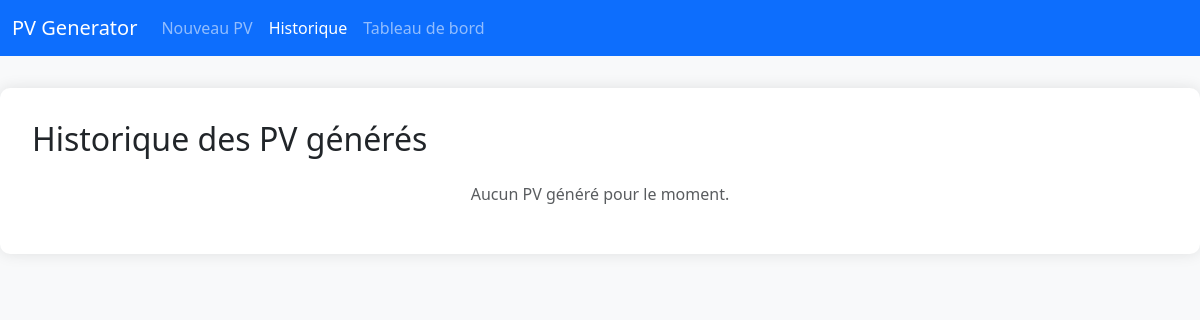
Before: /history (signed in) with the older database file.
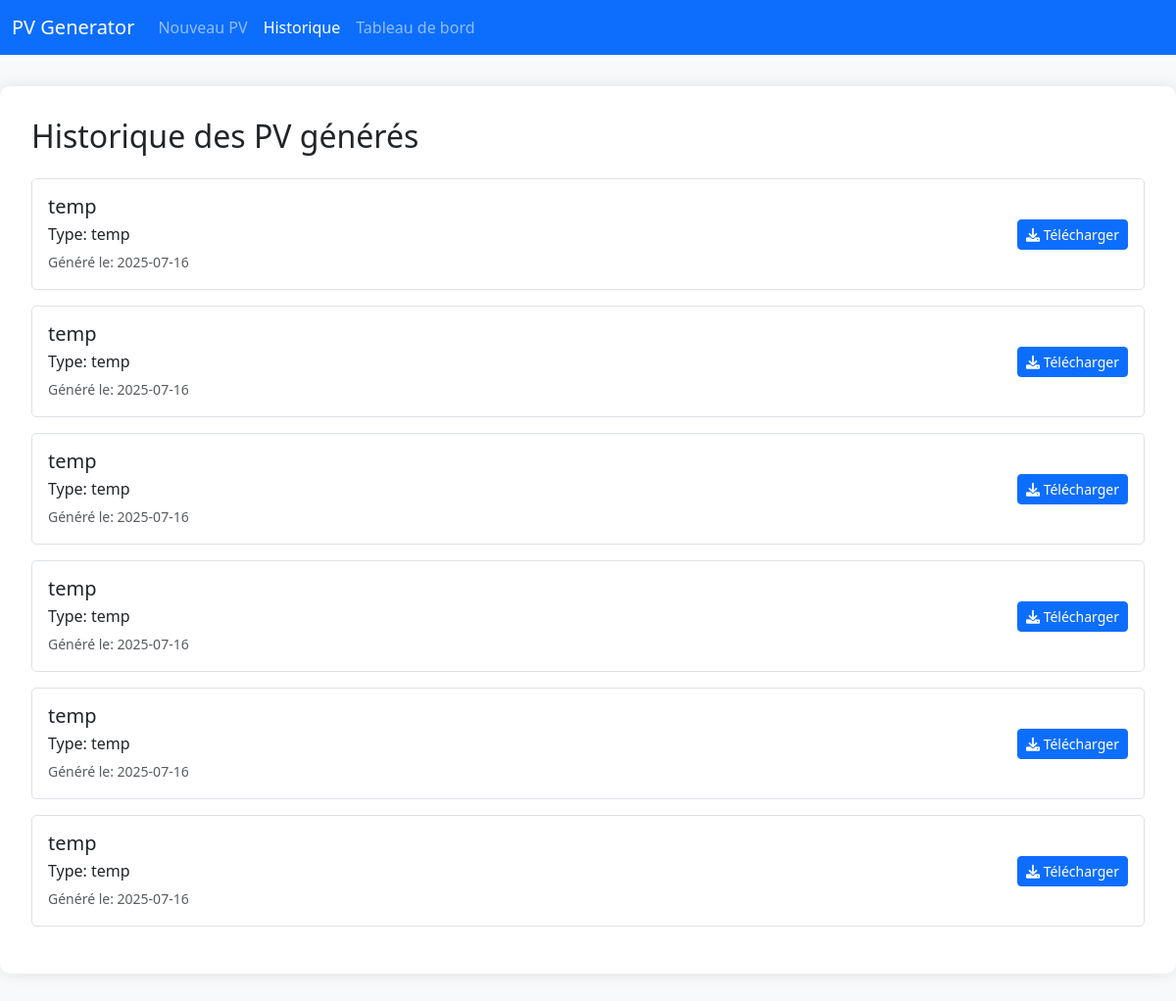
After: the same page with the newer database file.
### tables this page shows
CREATE TABLE pv_history
                 (id INTEGER PRIMARY KEY AUTOINCREMENT,
                  username TEXT NOT NULL,
                  date_creation TEXT NOT NULL,
                  type_societe TEXT NOT NULL,
                  nom_entreprise TEXT NOT NULL,
                  filename TEXT NOT NULL);

### app.py (the view)
@app.route('/history')
def history():
    if 'username' not in session:
        return redirect(url_for('login'))
    try:
        conn = sqlite3.connect(DB_PATH)
        c = conn.cursor()
        c.execute('SELECT date_creation, type_societe, nom_entreprise, filename FROM pv_history WHERE username = ? ORDER BY date_creation DESC',
                 (session['username'],))
        history = c.fetchall()
        conn.close()
        return render_template('history.html', history=history)
    except Exception as e:
        return render_template('history.html', error=str(e))

### templates/history.html (shortened to what this page needs)
<!DOCTYPE html>
<html lang="fr">
<head>
    <link href="https://cdn.jsdelivr.net/npm/bootstrap@5.3.0/dist/css/bootstrap.min.css" rel="stylesheet">
    <link href="https://cdn.jsdelivr.net/npm/@fortawesome/fontawesome-free@6.0.0/css/all.min.css" rel="stylesheet">
</head>
<body>
    <nav class="navbar navbar-expand-lg navbar-dark bg-primary">
        <div class="container-fluid">
            <a class="navbar-brand" href="/formulaire">PV Generator</a>
            <div class="collapse navbar-collapse" id="navbarNav">
                <ul class="navbar-nav">
                    <li class="nav-item">
                        <a class="nav-link" href="/formulaire">Nouveau PV</a>
                    </li>
                    <li class="nav-item">
                        <a class="nav-link active" href="/history">Historique</a>
                    </li>
                    <li class="nav-item">
                        <a class="nav-link" href="/dashboard">Tableau de bord</a>
                    </li>
                </ul>
            </div>
        </div>
    </nav>
    <div class="history-container">
        <h2 class="mb-4">Historique des PV générés</h2>
        {% if history %}
        <div class="list-group">
            {% for date, type, nom, filename in history %}
            <div class="history-item d-flex justify-content-between align-items-center">
                <div>
                    <h5 class="mb-1">{{ nom }}</h5>
                    <p class="mb-1">Type: {{ type }}</p>
                    <small class="text-muted">Généré le: {{ date }}</small>
                </div>
                <div class="btn-group">
                    <a href="/pv/{{ filename }}" class="btn btn-primary btn-sm">
                        <i class="fas fa-download"></i> Télécharger
                    </a>
                </div>
            </div>
            {% endfor %}
        </div>
        {% else %}
        <p class="text-center text-muted">Aucun PV généré pour le moment.</p>
        {% endif %}
    </div>
</body>
</html>

### templates/history.html (style rules this page uses)
body { background-color: #f8f9fa; }
.history-container { max-width: 1200px; margin: 2rem auto; padding: 2rem; background: white; border-radius: 10px; box-shadow: 0 0 15px rgba(0,0,0,0.1); }
.history-item { padding: 1rem; margin-bottom: 1rem; border: 1px solid #dee2e6; border-radius: 5px; transition: all 0.3s ease; }

Changed rows visible on the page:
added pv_history: nom_entreprise "temp", type_societe "temp", date_creation "2025-07-16"
added pv_history: nom_entreprise "temp", type_societe "temp", date_creation "2025-07-16"
added pv_history: nom_entreprise "temp", type_societe "temp", date_creation "2025-07-16"
added pv_history: nom_entreprise "temp", type_societe "temp", date_creation "2025-07-16"
added pv_history: nom_entreprise "temp", type_societe "temp", date_creation "2025-07-16"
added pv_history: nom_entreprise "temp", type_societe "temp", date_creation "2025-07-16"
Other visible differences:
text no longer shown: "Aucun PV généré pour le moment."
